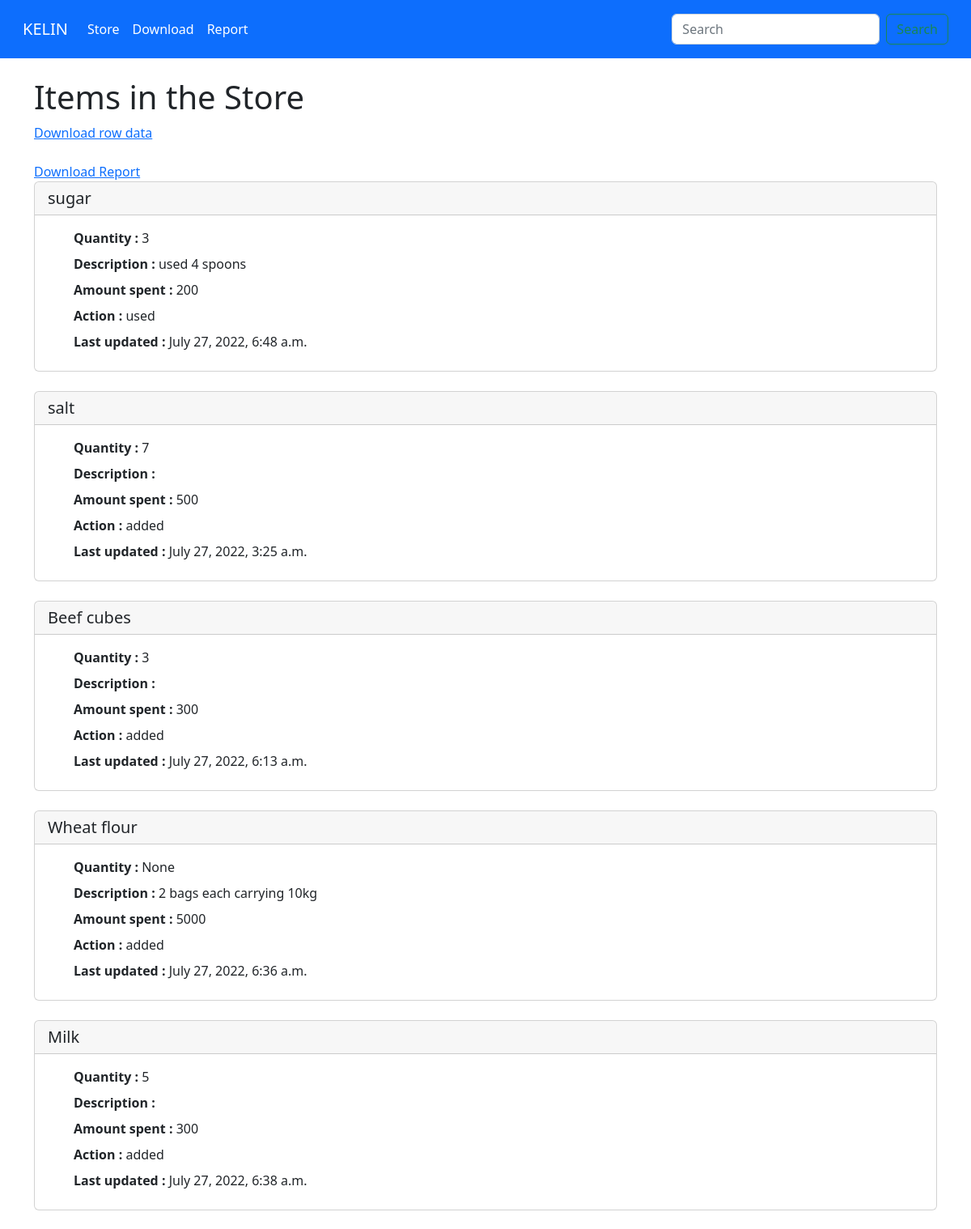
/store (upper part), run on an earlier commit of the app's database.
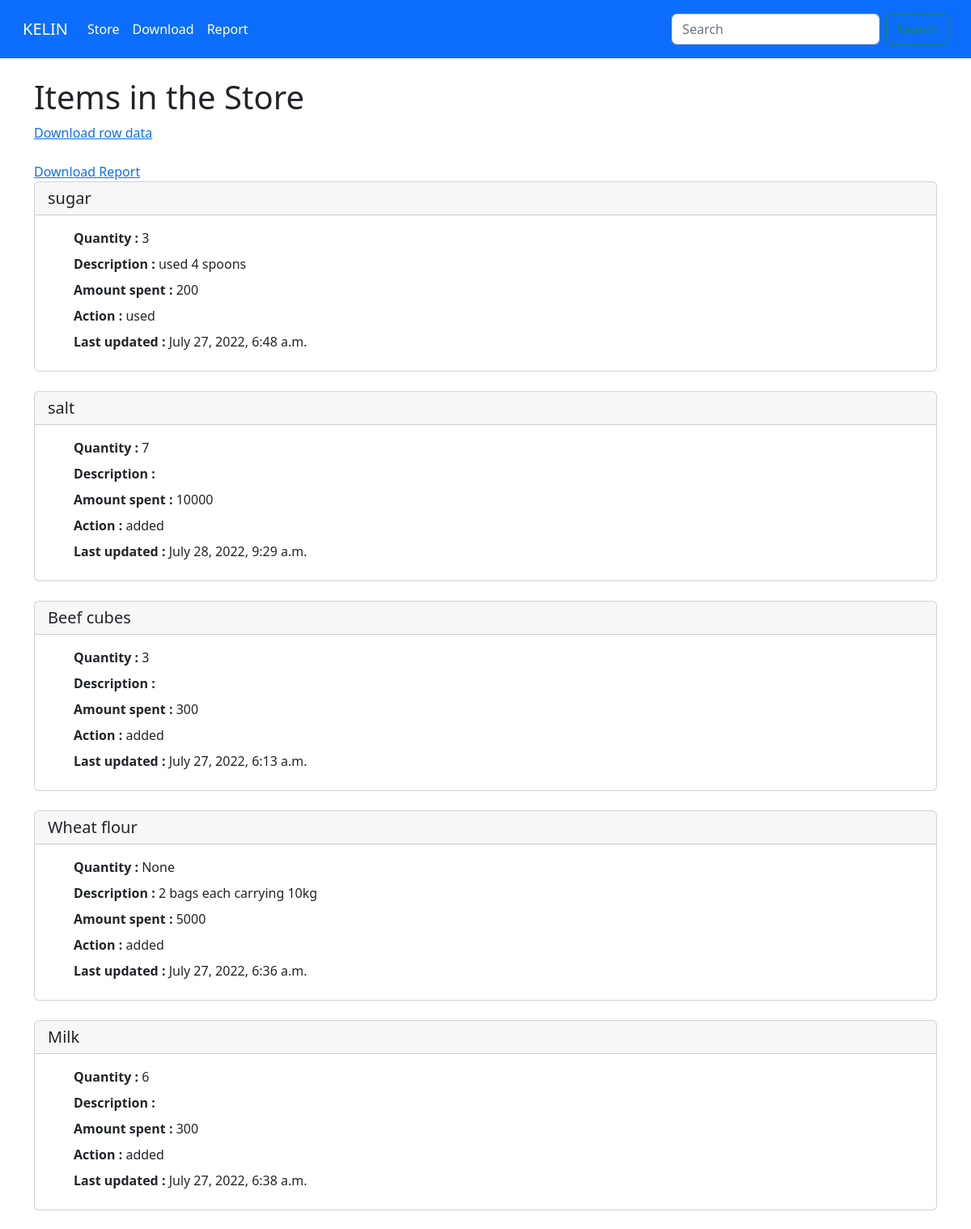
And on a later commit of the database.
### activities/models.py (models this page shows)
class Store(models.Model):
    name = models.CharField('Product Name', max_length=120)
    quantity = models.IntegerField('quantity', max_length=120, blank=True,null=True)
    amount = models.IntegerField('Amount', max_length=120,blank=True,null=True)
    status = models.CharField( 'status', max_length=120)
    date= models.DateTimeField('Date')
    description= models.TextField('description', blank=True,null=True)
    def __str__(self):
        return self.name

### activities/views.py (the view)
# urls.py: path('store', views.store, name='store'),
def store(request):
    store_list=Store.objects.all()
    return render(request, 'store.html',{'store_list':store_list})

### activities/templates/store.html (shortened to what this page needs)
{% extends 'base.html' %}
{% block content %}
<br>
<h1> Items in the Store</h1>
<a href="{% url 'store-csv' %}"> Download row data</a>
<br>
<br>
<a href="http://127.0.0.1:8888/notebooks/Downloads/kelin-report.ipynb"> Download Report</a>
<br>
{% for item in store_list %}
    <div class="card">
      <h5 class="card-header">{{item}}</h5>
      <div class="card-body">
        <ul class="card-title"><b> Quantity :</b> {{item.quantity}}</ul>
        <ul class="card-title"><b> Description :</b> {{item.description}}</ul>
        <ul class="card-title"><b> Amount spent :</b> {{item.amount}}</ul>
        <ul class="card-title"><b> Action :</b> {{item.status}}</ul>
        <ul class="card-title"><b> Last updated :</b> {{item.date}}</ul>
      </div>
    </div>
    <br>
{% endfor %}
{% endblock %}

What changed in the data, as far as the page shows it:
changed Store "salt": amount "500" → "10000"; date "July 27, 2022, 3:25 a.m." → "July 28, 2022, 9:29 a.m."
changed Store "Milk": quantity "5" → "6"
